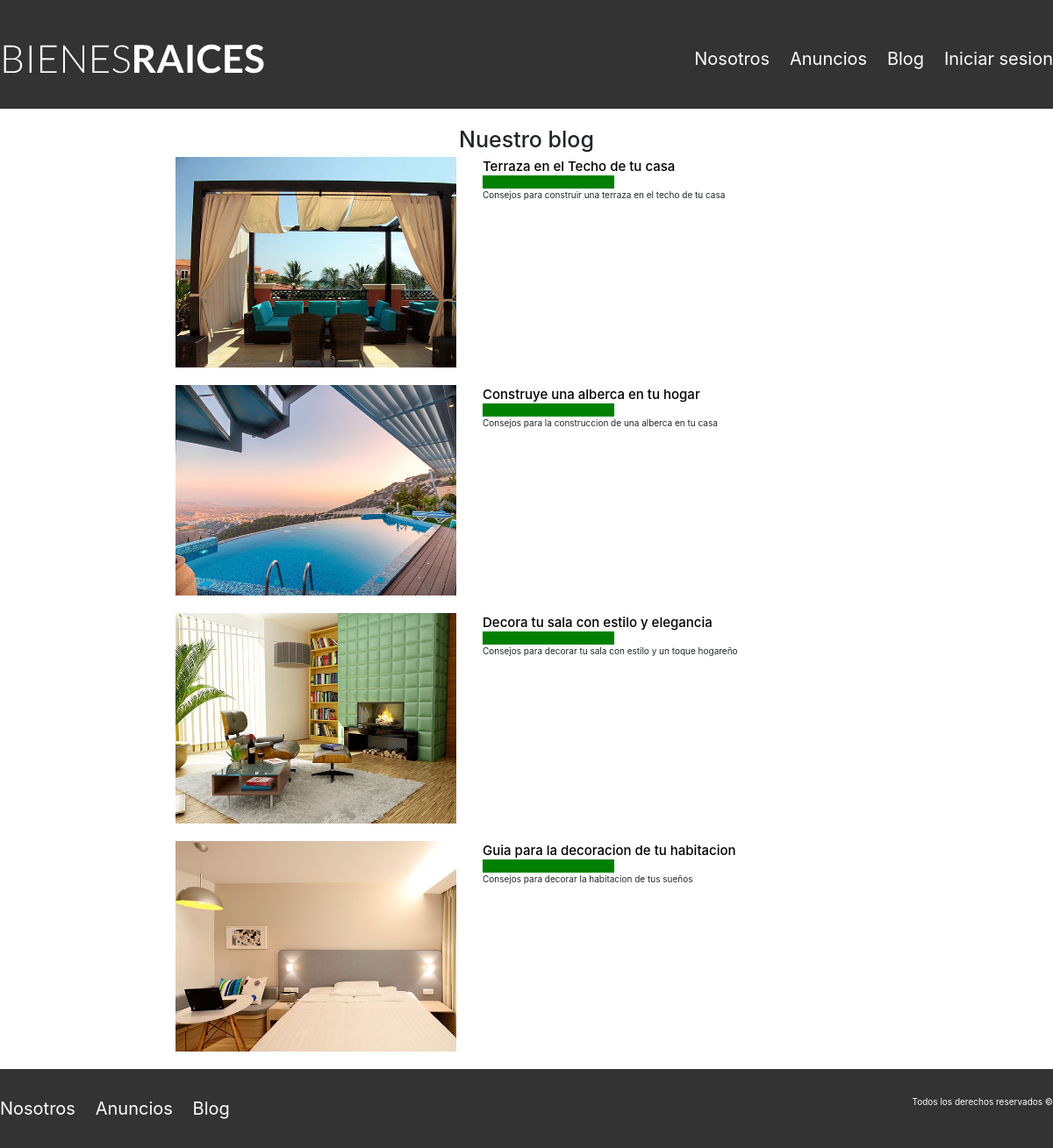
Screenshot of /blog.php with the database file from the repository.
### tables this page shows
CREATE TABLE `blog` (
  `id` int(11) NOT NULL AUTO_INCREMENT,
  `nombre` varchar(100) NOT NULL,
  `descripcion` varchar(1000) NOT NULL,
  `contenido` longtext NOT NULL,
  `imagen` varchar(100) NOT NULL,
  `id_usuario` varchar(45) NOT NULL,
  PRIMARY KEY (`id`)
);

### blog.php (the view)
<?php
  require_once('header.php');
  $stmt = $conn->prepare("SELECT * FROM blog ORDER BY id ASC");
?>
<main class="contenedor seccion contenido-centrado">
  <h1 class="centrar-texto">Nuestro blog</h1>
  <?php
    if($stmt->execute()){
      while ($row = $stmt->fetch()){
        ?>
          <article class="entrada-blog">
            <div class="imagen">
                <img src="img/<?php echo $row['imagen']; ?>" alt="Blog">
            </div>
            <div class="texto-entrada">
                <a href="entrada.php?id=<?php echo $row['id']; ?>">
                    <h4><?php echo $row['nombre']; ?></h4>
                </a>
                <p><?php echo $row['descripcion']; ?></p>
            </div>
          </article>
        <?php
      }
    }
  ?>
</main>
<?php
  require_once('footer.php');
?>

### CSS/normaliza.css (style rules this page uses)
html { line-height: 1.15; -webkit-text-size-adjust: 100%; }
body { margin: 0; }
main { display: block; }
h1 { font-size: 2em; margin: 0.67em 0; }
a { background-color: transparent; }
img { border-style: none; }

### CSS/styles.css (style rules this page uses)
html { box-sizing: border-box; font-size: 62.5%; }
*, *:before, *:after { box-sizing: inherit; }
body { font-family: Arial, Helvetica, sans-serif; font-size: 1.6rem; }
img { max-width: 100%; }
h1 { font-size: 3.8rem; }
h4 { font-size: 2.6rem; }
.contenedor { max-width: 120rem; margin: 0 auto; }
.seccion { margin-top: 2rem; margin-bottom: 2rem; }
.centrar-texto { text-align: center; }
.contenido-centrado { max-width: 800px; }
.entrada-blog { display: flex; justify-content: space-between; margin-bottom: 2rem; }
.entrada-blog:last-of-type { margin-bottom: 0; }
.entrada-blog .imagen { flex-basis: 40%; }
.entrada-blog .texto-entrada { flex-basis: calc(60% - 3rem); }
.texto-entrada a { color: black; text-decoration: none; }
.texto-entrada h4 { margin: 0; line-height: 1.4; }
.texto-entrada h4::after { content: ''; display: block; width: 15rem; height: 1.5rem; background-color: green; }

### rows the page displays
blog: imagen (picture), nombre "Terraza en el Techo de tu casa", descripcion "Consejos para construir una terraza en el techo de tu casa"
blog: imagen (picture), nombre "Construye una alberca en tu hogar", descripcion "Consejos para la construccion de una alberca en tu casa"
blog: imagen (picture), nombre "Decora tu sala con estilo y elegancia", descripcion "Consejos para decorar tu sala con estilo y un toque hogareño"
blog: imagen (picture), nombre "Guia para la decoracion de tu habitacion", descripcion "Consejos para decorar la habitacion de tus sueños"
